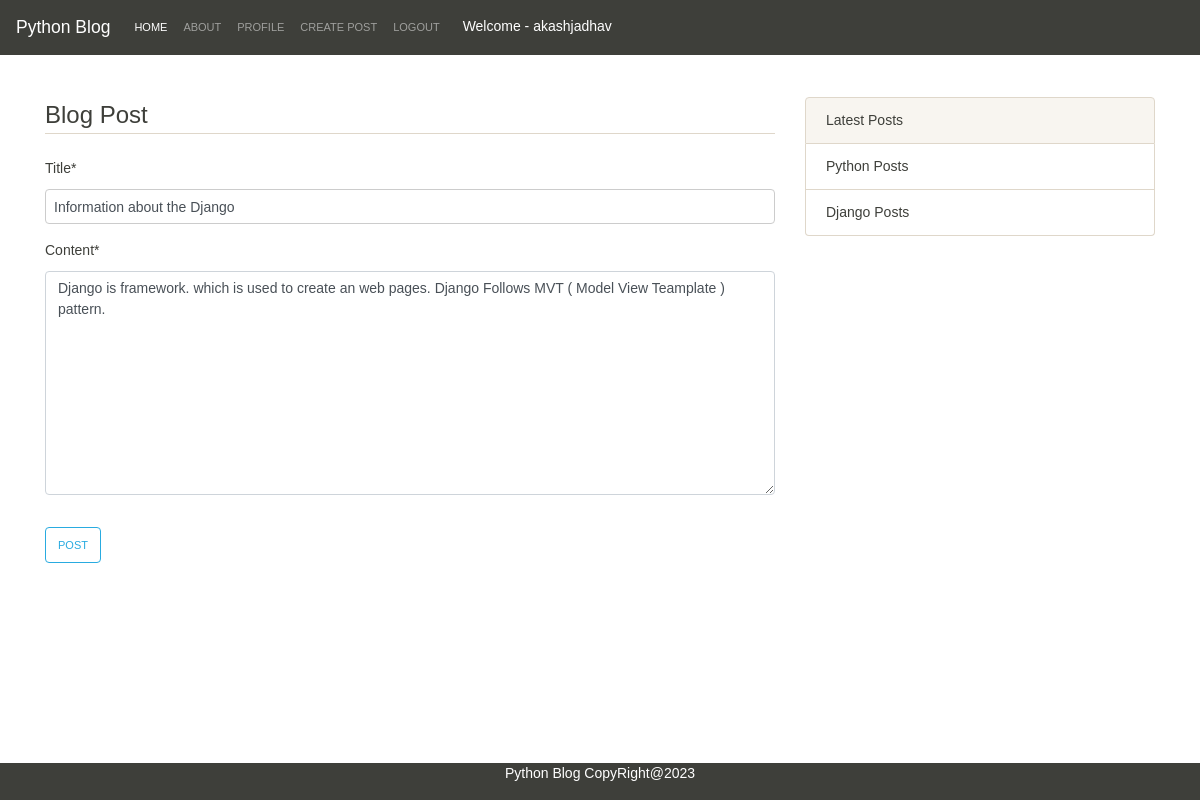
Page /post/4/update (signed in) on the committed database.
### Blog/models.py (models this page shows, shortened)
class Post(models.Model):
    post=models.CharField(max_length=100)
    title=models.CharField(max_length=100)
    content=models.TextField()
    date_posted=models.DateTimeField(default=timezone.now)
    author=models.ForeignKey(User,on_delete=models.CASCADE)

### Blog/views.py (the view, shortened to what this page needs)
# urls.py: path('post/<int:pk>/update',PostUpdateView.as_view(),name='post-update'),
class PostUpdateView(LoginRequiredMixin,UserPassesTestMixin,UpdateView):
    login_url = '/login/'
    redirect_field_name = 'login'
    model = Post
    template_name = 'post_form.html'
    fields = ['title', 'content']
    def test_func(self):
        post = self.get_object()
        if self.request.user == post.author:
            return True
        return False

### Blog/templates/post_form.html (shortened to what this page needs)
{% extends "base.html" %}
{% load crispy_forms_tags %}
{% block content %}
    <div class="content-section">
        <form method="POST">
            <fieldset class="form-group">
                <legend class="border-bottom mb-4">Blog Post</legend>
                {{ form|crispy }}
            </fieldset>
            <div class="form-group">
                <button class="btn btn-outline-info" type="submit">Post</button>
            </div>
            <br/>
        </form>
    </div>
{% endblock content %}

### templates/base.html (shortened to what this page needs)
{% load static %}
<!DOCTYPE html>
<html lang="en">
<head>
    <link rel="stylesheet" type="text/css" href="{% static 'assets/css/bootstrap.min.css'%}">
    <link rel="stylesheet" type="text/css" href="{% static 'assets/css/custom.css'%}">
</head>
<body>
    <nav class="navbar navbar-expand-lg navbar-dark bg-primary">
        <a class="navbar-brand" href="#">Python Blog</a>
        <div class="collapse navbar-collapse" id="navbarColor01">
            <ul class="navbar-nav mr-auto">
                <li class="nav-item active">
                    <a class="nav-link" href="{% url 'home' %}">Home</a>
                </li>
                <li class="nav-item">
                    <a class="nav-link" href="#">About</a>
                </li>
                {% if user.is_authenticated %}
                <li class="nav-item">
                    <a class="nav-link" href="{% url 'profile' %}">Profile</a>
                </li>
                <li class="nav-item">
                    <a class="nav-link" href="{% url 'post-create' %}">Create Post</a>
                </li>
                <li class="nav-item">
                    <a class="nav-link" href="{% url 'logout' %}">logout</a>
                </li>
                <li>
                    <label style="width:250px;color: white;margin-top: 8px;margin-left: 15px;">Welcome -
                        {{user.username}} </label>
                </li>
                {% endif %}
            </ul>
        </div>
    </nav>
    <br />
    <br />
    <div class="container">
        <div class="row">
            <div class="col-sm-8">
                {% block content%}
                {% endblock %}
            </div>
            <div class="col-sm-4">
                <div class="list-group">
                    <a href="{% url 'home' %}" class="list-group-item list-group-item-action active">
                        Latest Posts
                    </a>
                    <a href="{% url 'python_posts' %}" class="list-group-item list-group-item-action">
                        Python Posts
                    </a>
                    <a href="{% url 'django_posts' %}" class="list-group-item list-group-item-action">
                        Django Posts
                    </a>
                </div>
            </div>
        </div>
    </div>
    <div class="footer">
        <p>Python Blog CopyRight@2023</p>
    </div>
</body>
</html>

### static/assets/css/custom.css (style rules this page uses)
.footer { position: fixed; left: 0; bottom: 0; width: 100%; background-color:#3e3f3a; color: white; text-align: center; }

### templates/base.html (style rules this page uses)
body { font-family: Arial, sans-serif; }
label { display: block; margin-bottom: 10px; }
input[type="text"], textarea { width: 100%; padding: 8px; border: 1px solid #ccc; border-radius: 4px; box-sizing: border-box; }
textarea { height: 150px; }
button { background-color: #4CAF50; color: white; padding: 10px 15px; border: none; border-radius: 4px; cursor: pointer; }

### rows in the picture
Post: title "Information about the Django", content "Django is framework. which is used to create an web pages. Django Follows MVT ( Model View Teamplate ) pattern."

### other values in the picture
{{ user.username }} "akashjadhav"
